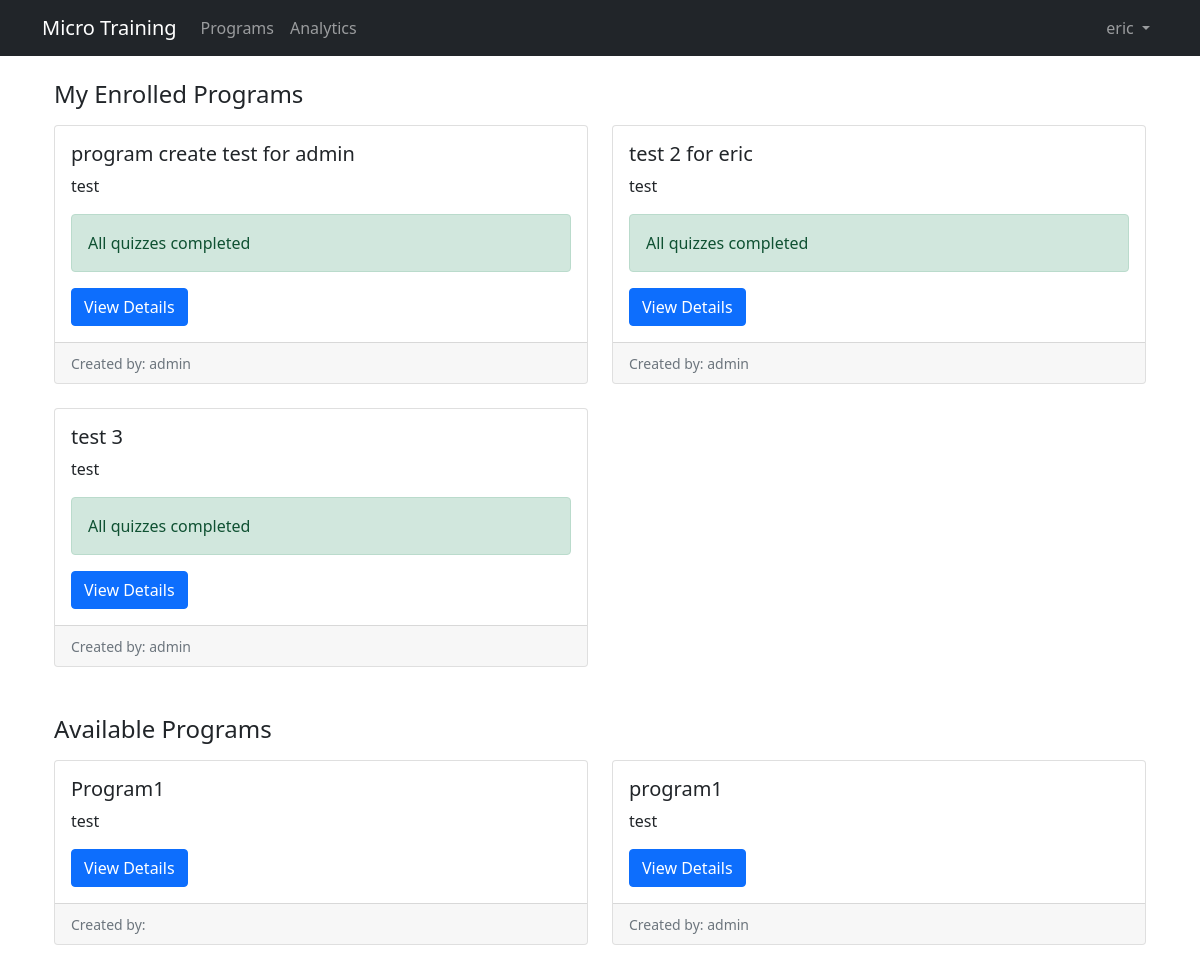
Page /courses/ (signed in) on the committed database.
### accounts/models.py (models this page shows, shortened)
class User(AbstractUser):
    is_manager = models.BooleanField(
        default=False,
        verbose_name='is_manager'
    )
    department = models.CharField(
        max_length=100,
        blank=True,  # 允许为空
        verbose_name='Department'
    )
    class Meta:
        db_table = 'users'
        verbose_name = 'User'
        verbose_name_plural = 'Users'

### courses/models.py (models this page shows, shortened)
class Program(models.Model):
    title = models.CharField(max_length=200)
    description = models.TextField()
    created_at = models.DateTimeField(auto_now_add=True)
    updated_at = models.DateTimeField(auto_now=True)
    created_by = models.ForeignKey(
        settings.AUTH_USER_MODEL,
        on_delete=models.CASCADE,
        related_name='created_programs',
        null=True,
        blank=True
    )
    enrolled_users = models.ManyToManyField(
        settings.AUTH_USER_MODEL,
        through='Enrollment',
        related_name='enrolled_programs',
        through_fields=('program', 'user')
    )

### courses/views.py (the view)
# urls.py: path('', views.ProgramListView.as_view(), name='program_list'),
class ProgramListView(LoginRequiredMixin, ListView):
    model = Program
    template_name = 'courses/program_list.html'
    context_object_name = 'programs'
    def get_queryset(self):
        if self.request.user.is_manager:
            return Program.objects.filter(created_by=self.request.user)
        else:
            return Program.objects.all()
    def get_context_data(self, **kwargs):
        context = super().get_context_data(**kwargs)
        if not self.request.user.is_manager:
            enrolled_programs = Program.objects.filter(enrolled_users=self.request.user)
            for program in enrolled_programs:
                total_quizzes = Quiz.objects.filter(
                    lesson__topic__program=program
                ).count()
                completed_quizzes = QuizResponse.objects.filter(
                    quiz__lesson__topic__program=program,
                    user=self.request.user
                ).count()
                program.pending_quizzes = total_quizzes - completed_quizzes
            context['enrolled_programs'] = enrolled_programs
            context['available_programs'] = Program.objects.exclude(enrolled_users=self.request.user)
        return context

### courses/templates/courses/program_list.html (shortened to what this page needs)
{% extends "base.html" %}
{% block content %}
<div class="container mt-4">
    {% if not user.is_manager %}
    <h4 class="mb-3">My Enrolled Programs</h4>
    <div class="row">
        {% for program in enrolled_programs %}
        <div class="col-md-6 mb-4">
            <div class="card h-100">
                <div class="card-body">
                    <h5 class="card-title">{{ program.title }}</h5>
                    <p class="card-text">{{ program.description }}</p>
                    {% if program.pending_quizzes > 0 %}
                    <div class="alert alert-warning mb-3">
                        <i class="fas fa-exclamation-circle"></i>
                        {{ program.pending_quizzes }} quiz{{ program.pending_quizzes|pluralize:"zes" }} pending
                    </div>
                    {% else %}
                    <div class="alert alert-success mb-3">
                        All quizzes completed
                    </div>
                    {% endif %}
                    <a href="{% url 'courses:program_detail' program.pk %}" class="btn btn-primary">View Details</a>
                </div>
                <div class="card-footer">
                    <small class="text-muted">Created by: {{ program.created_by.username }}</small>
                </div>
            </div>
        </div>
        {% empty %}
        <div class="col-12">
            <p class="text-muted">You haven't enrolled in any programs yet.</p>
        </div>
        {% endfor %}
    </div>
    <h4 class="mb-3 mt-4">Available Programs</h4>
    <div class="row">
        {% for program in available_programs %}
        <div class="col-md-6 mb-4">
            <div class="card h-100">
                <div class="card-body">
                    <h5 class="card-title">{{ program.title }}</h5>
                    <p class="card-text">{{ program.description }}</p>
                    <a href="{% url 'courses:program_detail' program.pk %}" class="btn btn-primary">View Details</a>
                </div>
                <div class="card-footer">
                    <small class="text-muted">Created by: {{ program.created_by.username }}</small>
                </div>
            </div>
        </div>
        {% empty %}
        <div class="col-12">
            <p class="text-muted">No available programs to join.</p>
        </div>
        {% endfor %}
    </div>
    {% endif %}
</div>
{% endblock %}

### templates/base.html (shortened to what this page needs)
{% load static %}
<!DOCTYPE html>
<html lang="en">
<head>
    <link href="https://cdn.jsdelivr.net/npm/bootstrap@5.1.3/dist/css/bootstrap.min.css" rel="stylesheet">
</head>
<body>
    <nav class="navbar navbar-expand-lg navbar-dark bg-dark">
        <div class="container">
            <a class="navbar-brand" href="{% url 'home' %}">Micro Training</a>
            <div class="collapse navbar-collapse" id="navbarNav">
                <ul class="navbar-nav me-auto">
                    {% if user.is_authenticated %}
                    <li class="nav-item">
                        <a class="nav-link" href="{% url 'courses:program_list' %}">Programs</a>
                    </li>
                    <li class="nav-item">
                        {% if user.is_manager %}
                        <a class="nav-link" href="{% url 'analytics:manager_dashboard' %}">Analytics</a>
                        {% else %}
                        <a class="nav-link" href="{% url 'analytics:user_dashboard' %}">Analytics</a>
                        {% endif %}
                    </li>
                    {% endif %}
                </ul>
                <ul class="navbar-nav">
                    {% if user.is_authenticated %}
                    <li class="nav-item dropdown">
                        <a class="nav-link dropdown-toggle" href="#" id="userDropdown" role="button" data-bs-toggle="dropdown">
                            {{ user.username }}
                        </a>
                    </li>
                    {% endif %}
                </ul>
            </div>
        </div>
    </nav>
    <div class="container mt-4">
        {% block content %}
        {% endblock %}
    </div>
</body>
</html>

### rows in the picture
User: username "eric"
Program: title "program create test for admin", description "test", shows "All quizzes completed", created_by.username "admin"
Program: title "test 2 for eric", description "test", shows "All quizzes completed", created_by.username "admin"
Program: title "test 3", description "test", shows "All quizzes completed", created_by.username "admin"
Program: title "Program1", description "test"
Program: title "program1", description "test", created_by.username "admin"
